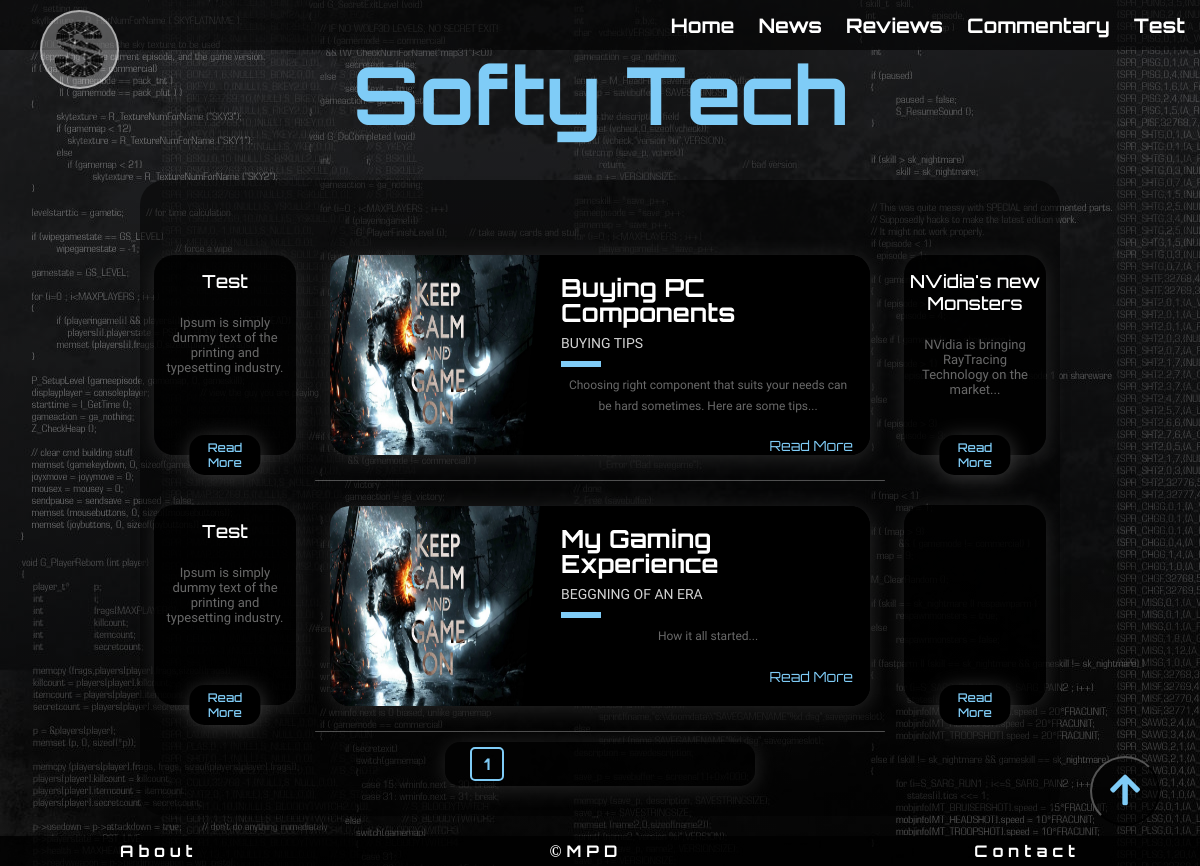
The page /commentary (signed in) on the database its author committed.
### flaskblog/models.py (models this page shows, shortened)
class User(db.Model, UserMixin):
    __tablename__ = 'users'
    id = db.Column(db.Integer, primary_key=True)
    username = db.Column(db.String(15), unique=True, nullable=False)
    email = db.Column(db.String(30), unique=True, nullable=False)
    email_confirmed_at = db.Column(db.DateTime(), default=datetime.utcnow)
    password = db.Column(db.String(60), nullable=False)
    roles = db.relationship('Role', secondary='user_roles')
    comments = db.relationship('Comment', backref = 'user', lazy= 'dynamic')
    active = db.Column(db.Boolean(), default=True)

class Post(db.Model):
    __searchable__ = ['title', 'content']
    id = db.Column(db.Integer, primary_key=True)
    title = db.Column(db.String(30), nullable=False)
    subtitle = db.Column(db.String(30), nullable=False)
    description = db.Column(db.Text, nullable=False)
    slug = db.Column(db.String(30), nullable=False)
    headImg = db.Column(db.String(50), nullable=False, default='default.jpg')
    category = db.Column(db.String(), nullable=False)
    language = db.Column(db.String(), nullable=False)
    author = db.Column(db.String(30), nullable=False)
    date_posted = db.Column(db.DateTime, nullable=False, default=datetime.utcnow)
    content = db.Column(db.Text, nullable=False)
    comments = db.relationship('Comment', backref = 'post', lazy= 'dynamic')

### flaskblog/routes.py (the view)
@app.route("/commentary")
def commentary():
    page = request.args.get('page', 1, type=int)
    posts = Post.query.filter_by(category="Commentary").order_by(Post.date_posted.desc()).paginate(page=page, per_page=2)
    news = Post.query.order_by(Post.date_posted.desc()).filter_by(category="News").first()
    reviews = Post.query.order_by(Post.date_posted.desc()).filter_by(category="Reviews").first()
    return render_template('commentary.html', posts=posts, news=news, reviews=reviews)

### flaskblog/templates/commentary.html
{% extends "base.html" %}
{% block content %}
<div class="mainContent">
    <div class="main">
        {% for post in posts.items %}
            {% include 'includes/blogPost.html' %}
        {% endfor %}
        <div class="pagination">
            {% for page_num in posts.iter_pages(left_edge=1, right_edge=1, left_current=1, right_current=2) %}
            {% if page_num %}
            {% if posts.page == page_num %}
            <a class="pageBtn currentPageBtn" href="{{ url_for('commentary', page=page_num) }}">{{ page_num }}</a>
            {% else %}
            <a class="pageBtn" href="{{ url_for('commentary', page=page_num) }}">{{ page_num }}</a>
            {% endif %}
            {% else %}
            ...
            {% endif %}
            {% endfor %}
        </div>
    </div>
    <div class="leftSide">
        <div class="sideDiv">
            <h5>Test</h5>
            <p> Ipsum is simply dummy text of the printing and typesetting
                industry. </p>
            <button class="sideDivBtn" type="button">Read More</button>
        </div>
        <div class="sideDiv">
            <h5>Test</h5>
            <p> Ipsum is simply dummy text of the printing and typesetting
                industry.</p>
            <button class="sideDivBtn" type="button">Read More</button>
        </div>
    </div>
    <div class="rightSide">
        <div class="sideDiv">
            <h5>{{ news.title }}</h5>
            <p>{{ news.description }}</p>
            <button class="sideDivBtn" type="button" onclick="window.location.href='{{ url_for('post', slug=news.slug) }}'">Read
                More</button>
        </div>
        <div class="sideDiv">
            <h5>{{ reviews.title }}</h5>
            <p>{{ reviews.description }}</p>
            <button class="sideDivBtn" type="button" onclick="window.location.href='{{ url_for('post', slug=reviews.slug) }}'">Read
                More</button>
        </div>
    </div>
</div>
{% include "includes/topBtn.html" %}
{% endblock %}

### flaskblog/templates/includes/header.html (shortened to what this page needs)
<header>
    <div class="navbar">
        <a href="/" id="logo"></a>
        <div class="menu">
            <a class="menuBtn" href="{{ url_for('home') }}">Home</a>
            <a class="menuBtn" href="{{ url_for('news') }}">News</a>
            <a class="menuBtn" href="{{ url_for('reviews') }}">Reviews</a>
            <a class="menuBtn" href="{{ url_for('commentary') }}">Commentary</a>
            {% if current_user.is_authenticated %}
                {% if current_user.roles[0].name == 'Admin' %}
                    <a id="loginBtn" class="menuBtn" href="{{ url_for('admin') }}">{{ current_user.username }}</a>
                {% else %}
                    <a id="loginBtn" class="menuBtn">{{ current_user.username }}</a>
                {% endif %}
            {% else %}
                <a id="loginBtn" class="menuBtn" href="{{ url_for('login') }}">Sign in</a>
            {% endif %}
        </div>
    </div>
    <div class="title" id="titleID">
        <h1>Softy Tech</h1>
    </div>
</header>

### flaskblog/templates/includes/blogPost.html (shortened to what this page needs)
<div class="blog-card" onclick="window.location.href='{{url_for('post', slug=post.slug)}}'">
    <div class="photo photo1"><img src="{{ url_for('static', filename='media/images/' + post.headImg) }}" alt=""></div>
    <div class="description">
        <h1>{{ post.title }}</h1>
        <h2>{{ post.subtitle }}</h2>
        <p class="summary">{{ post.description }}</p>
        <a href="{{ url_for('post', slug=post.slug) }}">Read More</a>
    </div>
</div>
<div class="spacer"></div>

### flaskblog/static/css/header.css (style rules this page uses)
#logo { background: rgba(255, 255, 255, 0.3); background-image: url(images/SoftyTech.png); background-size: contain; float: left; height: 75px; width: 75px; margin: 10px 0 0 50px; border: solid rgba(255, 255, 255, 0.5) 2px; border-radius: 50%; position: fixed; top: 0; left: -10px; }
.navbar { height: 50px; overflow: hidden; display: flex; align-items: center; vertical-align: middle; background: rgba(0, 0, 0, .6); width: 100%; position: fixed; top: 0; right: 0; z-index: 1; }
.menu { position: absolute; right: 5px; transition: 1s all; }
.menu a { color: white; font-family: 'Orbitron'; font-size: 20px; text-decoration: none; font-weight: bold; padding: 3px 10px 3px 10px; overflow: hidden; transition: all .5s; text-transform: capitalize; }
#loginBtn { cursor: pointer; }
.title { width: 80%; height: 100px; margin: 30px auto 0 auto; text-align: center; }
#titleID h1 { margin: 0; padding: 0; color: #7FCCF7; font-size: 80px; font-family: 'Orbitron'; font-weight: bolder; line-height: 1.6; }

### flaskblog/static/css/glavni.css (style rules this page uses)
body { background: linear-gradient(to bottom right, rgba(0, 0, 0, .4), rgba(0, 0, 0, .5)), url(images/background.jpg) fixed; margin: 5px 0 5px 0; }
.sideDiv { color: white; text-align: center; background-color: rgba(0, 0, 0, .8); width: 95%; height: 200px; margin: 50px auto; border-radius: 20px; position: relative; -webkit-box-shadow: 1px 3px 20px 5px 0px rgba(71, 71, 71, .5); -moz-box-shadow: 1px 3px 20px 0px rgba(71, 71, 71, .5); box-shadow: 1px 3px 20px 0px rgba(71, 71, 71, .5); }
.sideDiv p { padding: 10px 5px; font-family: 'Work Sans', sans-serif; font-size: 13px; color: dimgray; transition: .5s; }
.sideDiv h5 { font-size: 18px; font-weight: 500; padding: 0; padding-top: 15px; margin: 0; margin-top: 10px; font-family: 'Orbitron'; transition: .5s; }
.sideDivBtn { cursor: pointer; background-color: black; color: #7FCCF7; font-size: 12px; font-family: 'Orbitron'; font-weight: 500; -webkit-box-shadow: 1px 3px 20px 5px 0px rgba(71, 71, 71, .8); -moz-box-shadow: 1px 3px 20px 0px rgba(71, 71, 71, .8); box-shadow: 1px 3px 20px 0px rgba(71, 71, 71, .8); border: none; border-radius: 15px; padding: 0 10px; height: 40px; position: absolute; bottom: -20px; left: 50%; transform: translate(-50%, 0px); }
.sideDivBtn:before { content: ''; width: 25px; height: 25px; border-radius: 50%; background-color: #7FCCF7; opacity: .5; }
.sideDivBtn:after { transition: all 0.3s ease; -webkit-transition: all 0.3s ease; content: "\f061"; font-family: FontAwesome; margin-left: -10px; opacity: 0; vertical-align: middle; }
.pagination { width: 50%; margin: 0 auto; padding: 5px; background-color: rgba(0, 0, 0, .5); border: none; border-radius: 15px; color: white; -webkit-box-shadow: 1px 3px 20px 5px 0px rgba(71, 71, 71, .5); -moz-box-shadow: 1px 3px 20px 0px rgba(71, 71, 71, .5); box-shadow: 1px 3px 20px 0px rgba(71, 71, 71, .5); }
.pageBtn { display: inline-block; font-family: 'Orbitron'; color: white; font-size: 16px; text-decoration: none; font-weight: bold; text-align: center; padding: 5px; width: 20px; height: 20px; background-color: transparent; border: solid 1px #bbb; border-radius: 5px; }
.currentPageBtn { color: #7FCCF7; border: solid 2px #7FCCF7; border-radius: 5px; }
.pageBtn:first-child { margin-left: 20px; }
.pageBtn:last-child { margin-right: 20px; }
@media only screen and (min-width : 950px) { .main { height: auto; min-width: 600px; max-width: 600px; margin: 50px auto 30px auto; grid-column: 2/3; } }
@media only screen and (min-width : 950px) { .leftSide { grid-column: 1/2; grid-row: 1/2; margin-top: 25px; } }
@media only screen and (min-width : 950px) { .rightSide { grid-column: 3/4; grid-row: 1/2; margin-top: 25px; } }
@media only screen and (min-width : 950px) { .mainContent { display: grid; grid-template-columns: 150px 1fr 150px; width: 900px; margin: 50px auto; padding: 0 10px; border-radius: 25px; background-color: rgba(0, 0, 0, .5); } }

### rows shown on the page
User: username "Test"
Post: headImg (placeholder picture), title "Buying PC Components", subtitle "BUYING TIPS", description "Choosing right component that suits your needs can be hard sometimes. Here are some tips..."
Post: headImg (placeholder picture), title "My Gaming Experience", subtitle "BEGGNING OF AN ERA", description "How it all started..."
Post: title "NVidia's new Monsters", description "NVidia is bringing RayTracing Technology on the market..."

### other values the page prints
{{ page_num }} "1"
